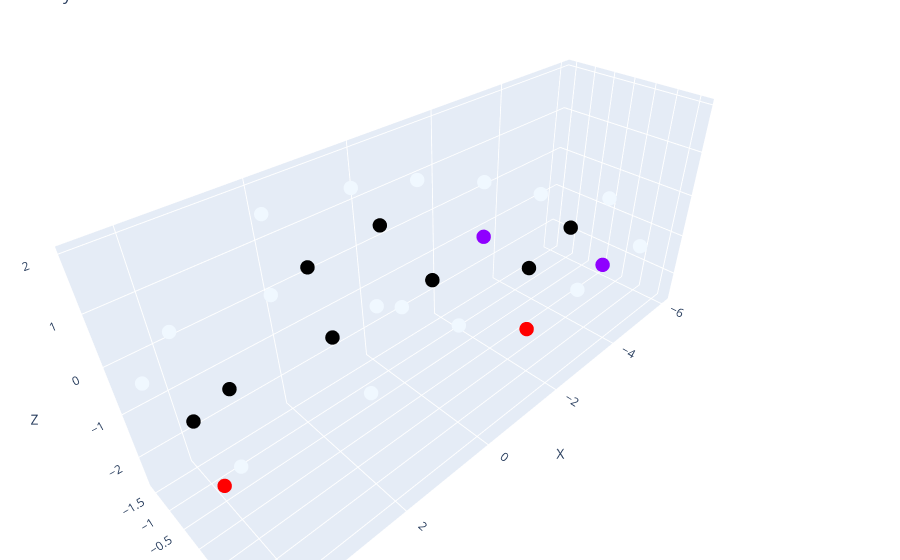

Write notebook code for a chart like this one.
### Code cell
importlib.reload(get_molecules)
importlib.reload(visualize_crystal)
smiles="NCC(=O)NCCCCCC(=O)"
atomic_nums, coords = get_molecules.get_molecules(smiles)

# for i in range(len(coords)):
#     print(atomic_nums[i], coords[i])

visualize_crystal.plot_crystal(atomic_nums, coords)

### Figure 1 — Plotly figure (JSON) as saved in the notebook; plotly's stock layout.template omitted (floating-point values rounded to 4 significant figures)
{"data": [{"hoverinfo": "text+x+y+z", "marker": {"color": ["#8F00FF", "#000000", "#000000", "#FF0000", "#8F00FF", "#000000", "#000000", "#000000", "#000000", "#000000", "#000000", "#FF0000", "#F0F8FF", "#F0F8FF", "#F0F8FF", "#F0F8FF", "#F0F8FF", "#F0F8FF", "#F0F8FF", "#F0F8FF", "#F0F8FF", "#F0F8FF", "#F0F8FF", "#F0F8FF", "#F0F8FF", "#F0F8FF", "#F0F8FF", "#F0F8FF"], "size": 5}, "mode": "markers", "text": ["N", "C", "C", "O", "N", "C", "C", "C", "C", "C", "C", "O", "H", "H", "H", "H", "H", "H", "H", "H", "H", "H", "H", "H", "H", "H", "H", "H"], "type": "scatter3d", "x": [-5.01, -4.237, -2.768, -2.306, -1.806, -0.3821, 0.3399, 1.831, 2.405, 3.928, 4.199, 4.158, -5.959, -4.889, -4.488, -4.454, -2.159, -0.04397, -0.1981, -0.04567, 0.0787, 2.147, 2.254, 2.123, 2.125, 4.321, 4.399, 4.436], "y": [0.6497, 0.1962, 0.2834, 0.6973, -0.117, -0.04248, -0.5252, -0.4953, 0.8641, 0.6857, -0.252, 0.1202, 0.9856, 0.1588, 0.8685, -0.8265, -0.461, 0.9558, -0.7111, 0.01117, -1.608, -1.235, -0.8408, 1.263, 1.568, 0.309, 1.671, -1.278], "z": [-1.697, -0.5867, -0.8826, -1.972, 0.1051, -0.1531, 1.083, 0.969, 0.7096, 0.6414, -0.4672, -1.617, -1.475, -2.586, 0.279, -0.2481, 1.005, -0.4277, -1.026, 1.975, 1.284, 0.2153, 1.943, -0.2921, 1.491, 1.608, 0.3741, -0.252]}], "layout": {"autosize": true, "margin": {"b": 0, "l": 0, "r": 0, "t": 0}, "scene": {"aspectmode": "auto", "aspectratio": {"x": 1.933, "y": 0.6098, "z": 0.8482}, "xaxis": {"title": {"text": "X"}, "type": "linear"}, "yaxis": {"title": {"text": "Y"}, "type": "linear"}, "zaxis": {"title": {"text": "Z"}, "type": "linear"}}, "title": {"text": "Crystal Structure"}}}
